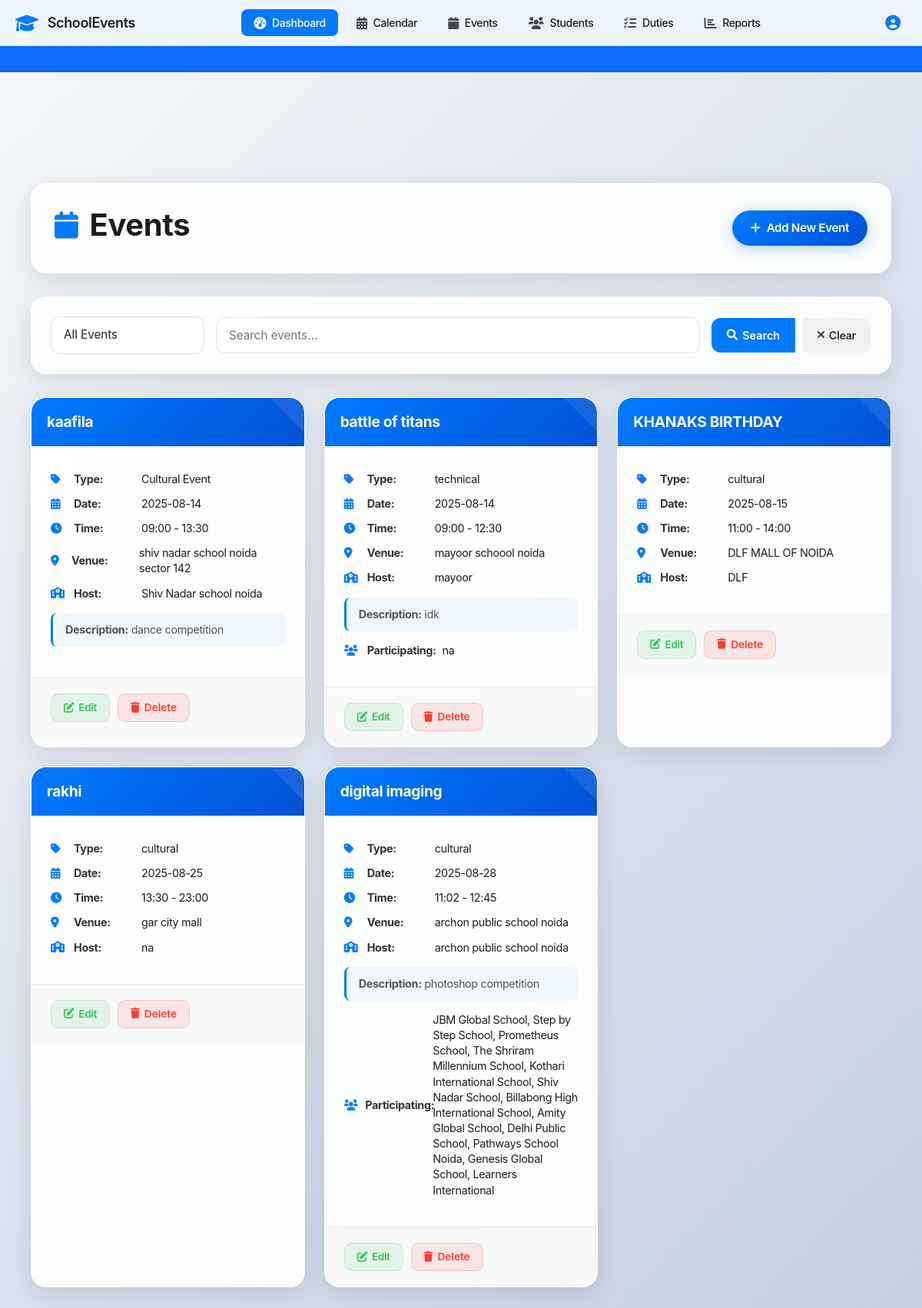
Before: /events with the older database file.
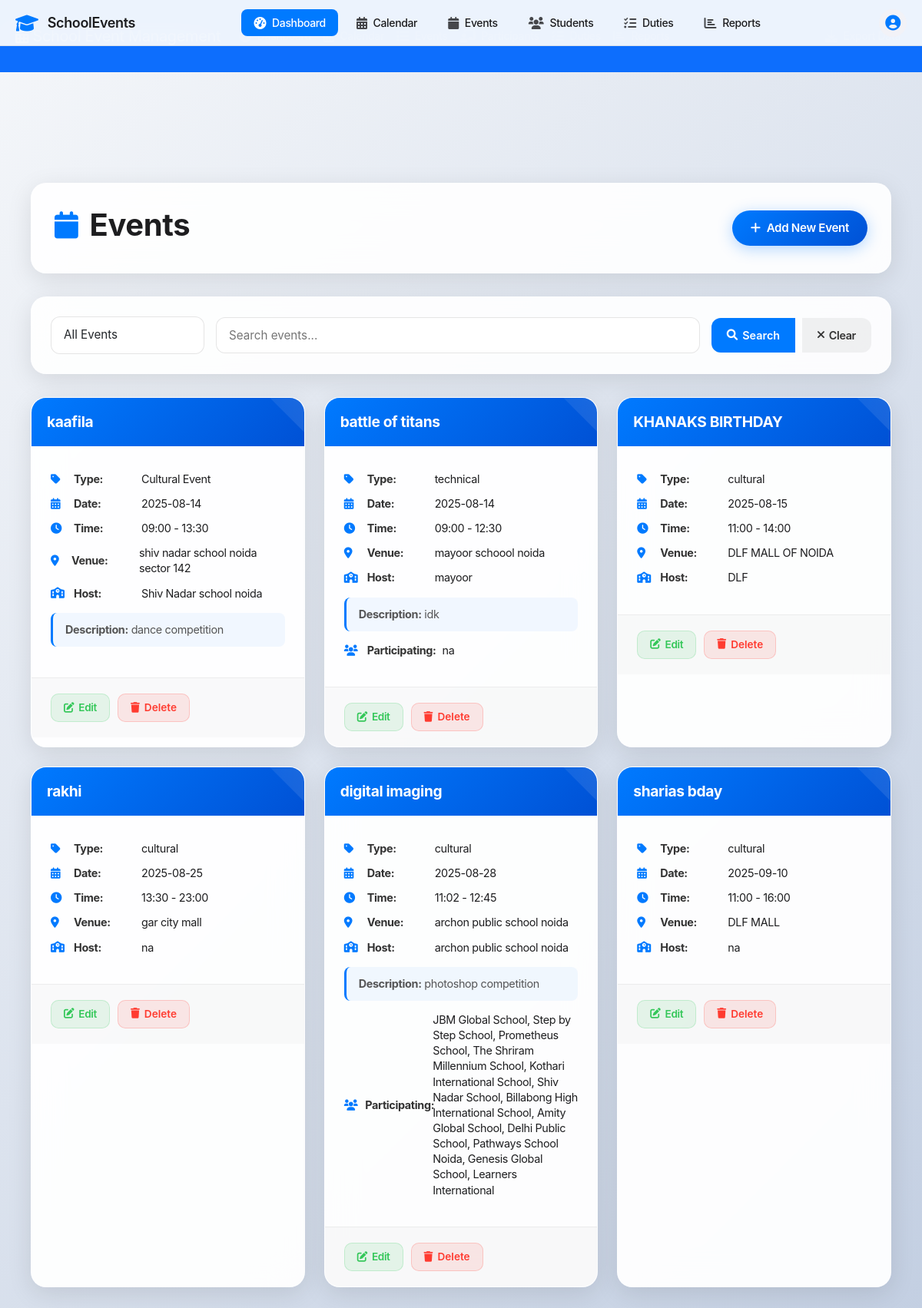
After: the same page with the newer database file.
### tables this page shows
CREATE TABLE events (
            id INTEGER PRIMARY KEY AUTOINCREMENT,
            name TEXT NOT NULL,
            type TEXT NOT NULL,
            event_date DATE NOT NULL,
            start_time TIME NOT NULL,
            end_time TIME NOT NULL,
            venue TEXT NOT NULL,
            description TEXT,
            host_school TEXT NOT NULL,
            participating_schools TEXT,
            status TEXT DEFAULT 'upcoming',
            created_at TIMESTAMP DEFAULT CURRENT_TIMESTAMP
        );

### app.py (the view)
@app.route('/events')
def events():
    conn = get_db_connection()
    filter_type = request.args.get('filter', 'all')
    search = request.args.get('search', '')
    query = 'SELECT * FROM events WHERE 1=1'
    params = []
    if filter_type == 'upcoming':
        query += ' AND event_date >= DATE("now")'
    elif filter_type == 'completed':
        query += ' AND event_date < DATE("now")'
    if search:
        query += ' AND (name LIKE ? OR type LIKE ? OR venue LIKE ?)'
        params.extend([f'%{search}%', f'%{search}%', f'%{search}%'])
    query += ' ORDER BY event_date ASC'
    events = conn.execute(query, params).fetchall()
    conn.close()
    return render_template('events.html', events=events, filter_type=filter_type, search=search)

### app.py (called while the page is built)
def get_db_connection():
    conn = sqlite3.connect('events.db')
    conn.row_factory = sqlite3.Row
    return conn

### templates/events.html (shortened to what the changed rows need)
{% extends "base.html" %}
{% block content %}
<div class="container">
    <div class="header">
        <div class="header-content">
            <h1><i class="fas fa-calendar"></i> Events</h1>
        </div>
    </div>
    <div class="events-grid">
        {% if events %}
            {% for event in events %}
                <div class="event-card">
                    <div class="event-header">
                        <h6 class="event-title">{{ event.name }}</h6>
                    </div>
                    <div class="event-body">
                        <div class="event-detail">
                            <i class="fas fa-tag"></i>
                            <strong>Type:</strong> {{ event.type }}
                        </div>
                        <div class="event-detail">
                            <i class="fas fa-calendar-alt"></i>
                            <strong>Date:</strong> {{ event.event_date }}
                        </div>
                        <div class="event-detail">
                            <i class="fas fa-clock"></i>
                            <strong>Time:</strong> {{ event.start_time }} - {{ event.end_time }}
                        </div>
                        <div class="event-detail">
                            <i class="fas fa-map-marker-alt"></i>
                            <strong>Venue:</strong> {{ event.venue }}
                        </div>
                        <div class="event-detail">
                            <i class="fas fa-school"></i>
                            <strong>Host:</strong> {{ event.host_school }}
                        </div>
                        {% if event.description %}
                            <div class="event-description">
                                <strong>Description:</strong> {{ event.description[:100] }}{% if event.description|length > 100 %}...{% endif %}
                            </div>
                        {% endif %}
                        {% if event.participating_schools %}
                            <div class="event-detail">
                                <i class="fas fa-users"></i>
                                <strong>Participating:</strong> {{ event.participating_schools }}
                            </div>
                        {% endif %}
                    </div>
                    <div class="event-footer">
                        <a href="{{ url_for('edit_event', id=event.id) }}" class="btn-sm btn-edit">
                            <i class="fas fa-edit"></i> Edit
                        </a>
                        <form method="POST" action="{{ url_for('delete_event', id=event.id) }}" style="display: inline;">
                            <button type="submit" class="btn-sm btn-delete"
                                    onclick="return confirm('Are you sure you want to delete this event?')">
                                <i class="fas fa-trash"></i> Delete
                            </button>
                        </form>
                    </div>
                </div>
            {% endfor %}
        {% endif %}
    </div>
</div>
{% endblock %}

Changed rows visible on the page:
added events: name "sharias bday", type "cultural", event_date "2025-09-10", start_time "11:00", end_time "16:00", venue "DLF MALL", host_school "na"
